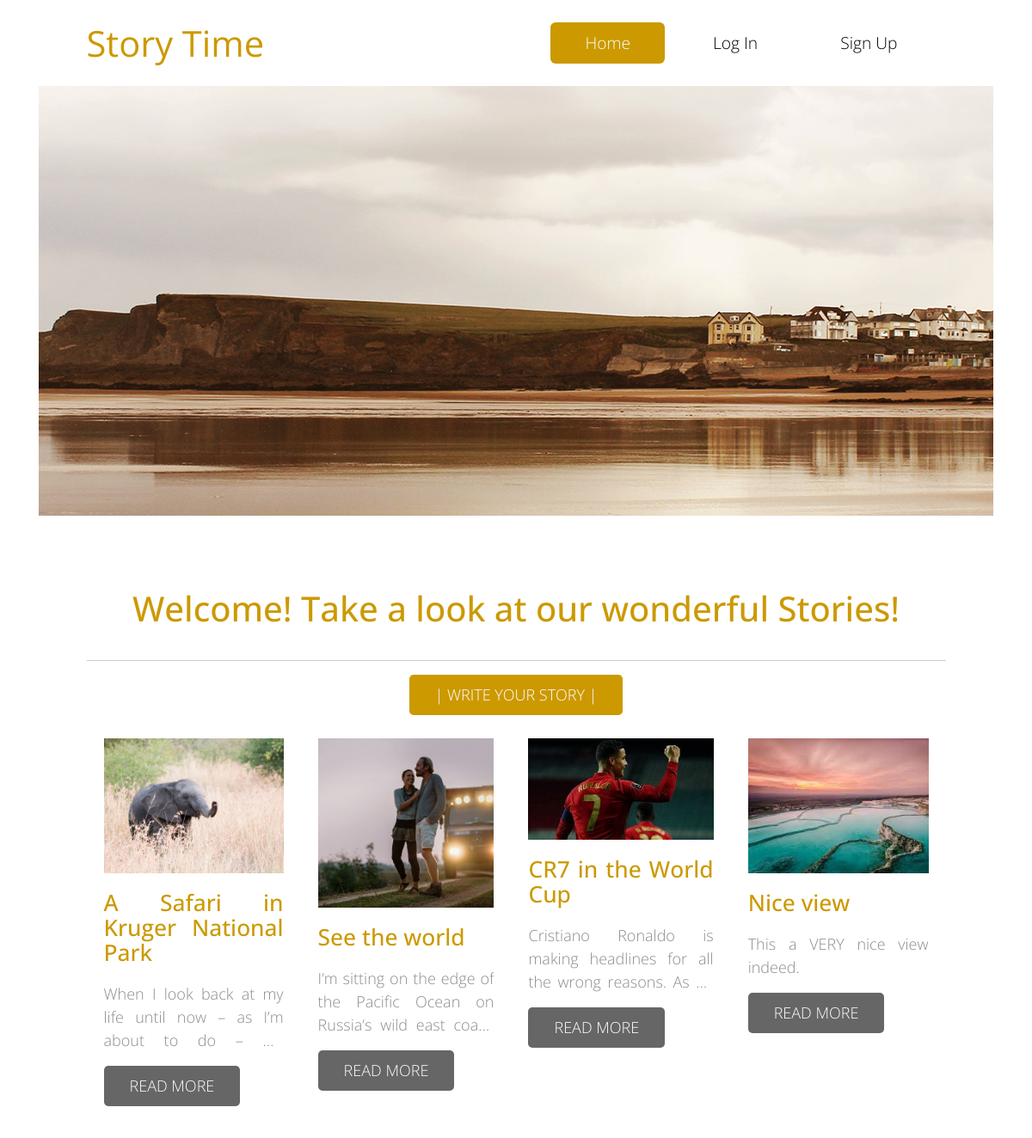
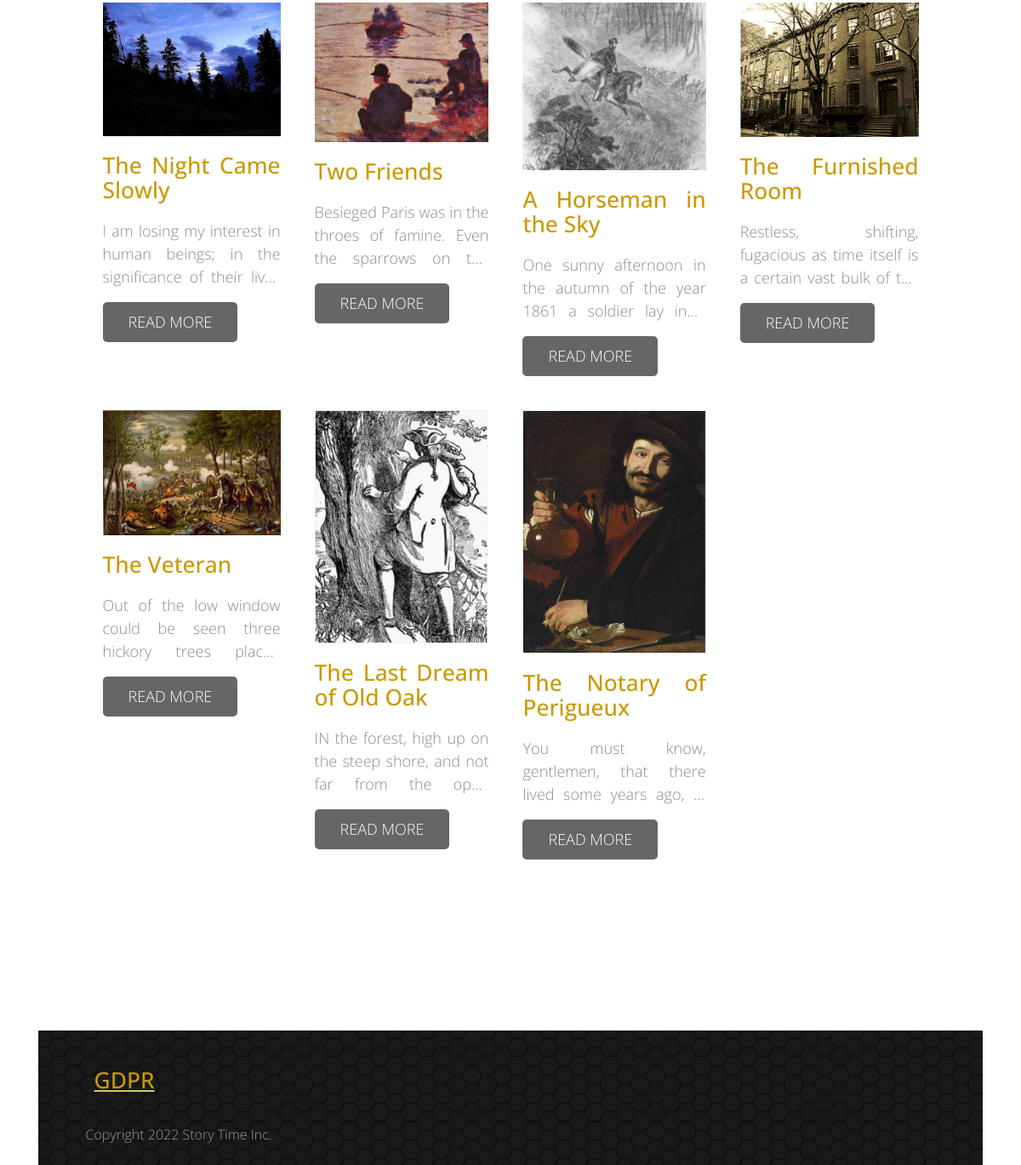
The page / on the database its author committed (2 pictures, top to bottom).
### blog/models.py (models this page shows, shortened)
class Story(models.Model):
	title = models.CharField('Story name',max_length=100)
	text = models.TextField()
	img = models.ImageField(upload_to = 'images', default=None)
	user = models.ForeignKey(User, on_delete=models.CASCADE)

### blog/views.py (the view)
# urls.py: path("", views.home, name="home"),
def home(request):
	request.user
	story_list = Story.objects.all()
	template = loader.get_template("blog/home.html")
	return render(request, "blog/home.html", {'story_list':story_list})

### blog/templates/blog/home.html (shortened to what this page needs)
{% extends './base.html' %}
{% load static %}
{% block content %}
<body>
    <div class="tm-header">
        <div class="container-fluid">
            <div class="tm-header-inner">
                <a href="#" class="navbar-brand tm-site-name">Story Time</a>
                <nav class="navbar tm-main-nav">
                    <div class="collapse navbar-toggleable-sm" id="tmNavbar">
                        <ul class="nav navbar-nav">
                            <li class="nav-item active">
                                <a href="/" class="nav-link">Home</a>
                            </li>
                            {% if user.is_authenticated %}
                            <li class="nav-item">
                                <a href="{% url 'profile' user.username %}" class="nav-link">Profile</a>
                            </li>
                            <li class="nav-item">
                                <a href="my_stories" class="nav-link">My Stories</a>
                            </li>
                            <li class="nav-item">
                                <a href="logout" class="nav-link">Log Out</a>
                            </li>
                            {% else %}
                            <li class="nav-item">
                                <a href="login" class="nav-link">Log In</a>
                            </li>
                            <li class="nav-item">
                                <a href="register" class="nav-link">Sign Up</a>
                            </li>
                            {% endif %}
                        </ul>
                    </div>
                </nav>
            </div>
        </div>
    </div>
    <div class="tm-home-img-container">
    </div>
    <section class="tm-section">
        <div class="container-fluid">
            <div class="row">
                <div class="col-xs-12 col-sm-12 col-md-12 col-lg-12 text-xs-center">
                    <h1 class="tm-gold-text tm-title">Welcome! Take a look at our wonderful Stories!</h1>
                </div>
            </div>
            <hr>
	<div class="col-xs-12 col-sm-12 col-md-12 col-lg-12 text-xs-center">
	    <a href="/new_story" class="tm-btn text-uppercase">| Write your story |</a>
	</div>
            <br>
            <br>
            <div style="display: grid; grid-template-columns: auto auto auto auto auto auto auto auto;">
                {% for story in story_list %}
		        <div style="width: 100%; padding: 20px;">
		            <div class="tm-content-box">
                        {% if story.img %}
                        <img src='{{story.img.url}}' alt="connect" class="tm-margin-b-20 img-fluid">
		                {% endif %}
                        <h3 class="tm-margin-b-20 tm-gold-text">{{story.title}}</h3>
		        	<div class="ellipsis"> {{story.text}} </div>
                        <a href="story_details/?st={{story.id}}" class="tm-btn tm-btn-gray text-uppercase" style="">Read More</a>
		            </div>
		        </div>
        	    <br>
	            {% endfor %}
        </div>
        <br>
        <br>
        <br>
    </section>
    <footer class="tm-footer">
        <div class="container-fluid">
            <div class="row">
                <div class="col-xs-12 col-sm-6 col-md-6 col-lg-3 col-xl-3">
                    <div class="tm-footer-content-box tm-footer-links-container">
                        <a href="{% url 'GDPR' %}" class="tm-footer-link">
                        <h3 class="tm-gold-text tm-title tm-footer-content-box-title">GDPR</h3>
                        </a>
                    </div>
                </div>
            </div>
            <div class="row">
                <div class="col-xs-12 tm-copyright-col">
                    <p class="tm-copyright-text">Copyright 2022 Story Time Inc.</p>
                </div>
            </div>
        </div>
    </footer>
</body>
{% endblock content %}

### blog/templates/blog/base.html (shortened to what this page needs)
{% load static %}
<!DOCTYPE html>
<html>
<head>
    <link rel="stylesheet" href={% static 'css/bootstrap.min.css' %}>
    <link rel="stylesheet" href={% static 'css/templatemo-style.css' %}>
</head>
<body>
  <main>
    <div class="container">
    {% block content %}
    {% endblock %}
    </div>
  </main>
</body>
</html>

### static/css/templatemo-style.css (style rules this page uses)
body { color: #8c8c8c; font-family: 'Open Sans', Helvetica, Arial, sans-serif; font-size: 18px; font-weight: 300; overflow-x: hidden; }
a, button { transition: all 0.3s ease; }
.container-fluid { margin-left: auto; margin-right: auto; max-width: 1390px; overflow-x: hidden; }
@media (max-width: 1390px) { .container-fluid { padding-left: 5%; padding-right: 5%; } }
.tm-header-inner { display: -webkit-flex; display: -ms-flexbox; display: flex; -webkit-align-items: center; -ms-flex-align: center; align-items: center; -webkit-justify-content: space-between; -ms-flex-pack: justify; justify-content: space-between; height: 100px; }
.tm-site-name { color: #cc9900; display: block; font-size: 2.6rem; font-weight: 400; }
.tm-main-nav { font-size: 1.2rem; }
.navbar-nav .nav-link { border-radius: 6px; color: black; padding: 10px 40px; }
.nav-item.active .nav-link, .nav-link:hover, .nav-link:focus { color: white; background-color: #cc9900; }
.tm-gold-text { color: #cc9900; }
.tm-section { padding-top: 80px; padding-bottom: 100px; }
.tm-home-img-container { background-image: url('../images/tm-home-img.jpg'); background-size: auto; background-position: center; background-repeat: no-repeat; height: 500px; }
.tm-title { margin-bottom: 1rem; line-height: 1.4; }
.tm-content-box { max-width: 310px; margin: 0 auto; }
h3 { font-size: 1.65rem; }
.tm-btn { color: white; background-color: #cc9900; border: none; border-radius: 5px; display: inline-block; padding: 10px 30px; }
.tm-btn-gray { background-color: #666666; }
.tm-margin-b-20 { margin-bottom: 20px; }
.tm-footer { color: #c6c6c6; background-color: #191919; background-image: url('../images/classic-pattern-bg.png'); font-size: 1rem; padding-top: 40px; padding-bottom: 20px; }
.tm-footer-links-container { padding-left: 10px; }
.tm-footer-link { color: #CCCC66; line-height: 2.8; text-decoration: underline; }
.tm-copyright-text { color: #999999; margin-bottom: 0; }
hr { border-top: 1px solid #CCCCCC; }
p { line-height: 1.9; }
.tm-footer-content-box-title { margin-bottom: 30px; }

### blog/templates/blog/home.html (style rules this page uses)
div.ellipsis { overflow: hidden; text-overflow: ellipsis; display: -webkit-box; -webkit-line-clamp: 3; -webkit-box-orient: vertical; }
div { text-align: justify; text-justify: inter-word; }

### rows shown on the page
Story: img (picture), title "A Safari in Kruger National Park", text "When I look back at my life until now – as I’m about to do –…"
Story: img (picture), title "See the world", text "I’m sitting on the edge of the Pacific Ocean on Russia’s wild east…"
Story: img (picture), title "CR7 in the World Cup", text "Cristiano Ronaldo is making headlines for all the wrong reasons. As…"
Story: img (picture), title "Nice view", text "This a VERY nice view indeed."
Story: img (picture), title "The Night Came Slowly", text "I am losing my interest in human beings; in the significance of their…"
Story: img (picture), title "Two Friends", text "Besieged Paris was in the throes of famine. Even the sparrows on…"
Story: img (picture), title "A Horseman in the Sky", text "One sunny afternoon in the autumn of the year 1861 a soldier lay in…"
Story: img (picture), title "The Furnished Room", text "Restless, shifting, fugacious as time itself is a certain vast bulk of…"
Story: img (picture), title "The Veteran", text "Out of the low window could be seen three hickory trees…"
Story: img (picture), title "The Last Dream of Old Oak", text "IN the forest, high up on the steep shore, and not far from the…"
Story: img (picture), title "The Notary of Perigueux", text "You must know, gentlemen, that there lived some years ago,…"
